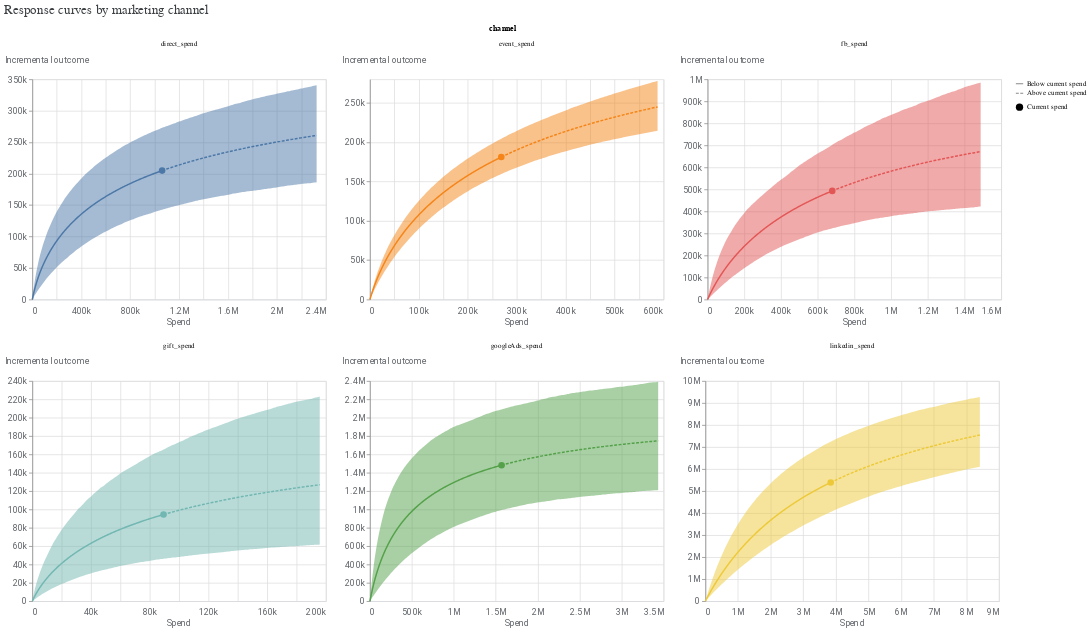

The cell this chart's notebook holds for it:
### Code cell
media_effects = output_dict[model_iter]['media_effects']
media_effects.plot_response_curves()

### Figure 1 — Vega-Lite specification as saved in the notebook (floating-point values rounded to 4 significant figures; data arrays with more than 128 entries replaced by an {"elided": "..."} marker saying what was removed)
{"config": {"view": {"continuousWidth": 300, "continuousHeight": 300}, "axis": {"labelColor": "#5F6368", "labelFont": "Roboto", "labelFontSize": 12, "titleColor": "#5F6368", "titleFont": "Roboto", "titleFontSize": 12, "titleFontWeight": "normal"}}, "data": {"name": "data-311888480af1db3341e306125091225f"}, "facet": {"field": "channel", "type": "nominal"}, "spec": {"layer": [{"mark": {"type": "line"}, "encoding": {"color": {"field": "channel", "type": "nominal"}, "strokeDash": {"field": "spend_level", "legend": {"title": null}, "sort": "descending", "type": "nominal"}, "x": {"axis": {"domainColor": "#DADCE0", "labelExpr": "replace(format(datum.value, '.3~s'), 'G', 'B')", "labelPadding": 10, "ticks": false}, "field": "spend", "title": "Spend", "type": "quantitative"}, "y": {"axis": {"labelExpr": "replace(format(datum.value, '.3~s'), 'G', 'B')", "titleAlign": "left", "titleAngle": 0, "titleY": -20}, "field": "mean", "title": "Incremental outcome", "type": "quantitative"}}, "transform": [{"calculate": "datum.spend_multiplier >= 1.0 ? \"Above current spend\" : \"Below current spend\"", "as": "spend_level"}]}, {"mark": {"type": "point", "filled": true, "opacity": 1, "size": 80}, "encoding": {"color": {"field": "channel", "type": "nominal"}, "shape": {"field": "current_spend", "legend": {"title": null}, "type": "nominal"}, "tooltip": [{"field": "spend", "type": "quantitative"}, {"field": "mean", "type": "quantitative"}], "x": {"axis": {"domainColor": "#DADCE0", "labelExpr": "replace(format(datum.value, '.3~s'), 'G', 'B')", "labelPadding": 10, "ticks": false}, "field": "spend", "title": "Spend", "type": "quantitative"}, "y": {"axis": {"labelExpr": "replace(format(datum.value, '.3~s'), 'G', 'B')", "titleAlign": "left", "titleAngle": 0, "titleY": -20}, "field": "mean", "title": "Incremental outcome", "type": "quantitative"}}, "transform": [{"calculate": "datum.spend_multiplier >= 1.0 ? \"Above current spend\" : \"Below current spend\"", "as": "spend_level"}, {"filter": "(datum.spend_multiplier === 1.0)"}]}, {"mark": {"type": "area", "opacity": 0.5}, "encoding": {"color": {"field": "channel", "legend": null, "type": "nominal"}, "x": {"field": "spend", "type": "quantitative"}, "y": {"field": "ci_lo", "type": "quantitative"}, "y2": {"field": "ci_hi"}}, "transform": [{"calculate": "datum.spend_multiplier >= 1.0 ? \"Above current spend\" : \"Below current spend\"", "as": "spend_level"}]}], "width": 400}, "columns": 3, "resolve": {"scale": {"x": "independent", "y": "independent"}}, "title": {"text": "Response curves by marketing channel ", "anchor": "start", "color": "#3C4043", "font": "Google Sans Display", "fontSize": 18, "fontWeight": "normal", "offset": 10}, "$schema": "https://vega.github.io/schema/vega-lite/v5.20.1.json", "datasets": {"data-311888480af1db3341e306125091225f": {"elided": "1320 records"}}}
